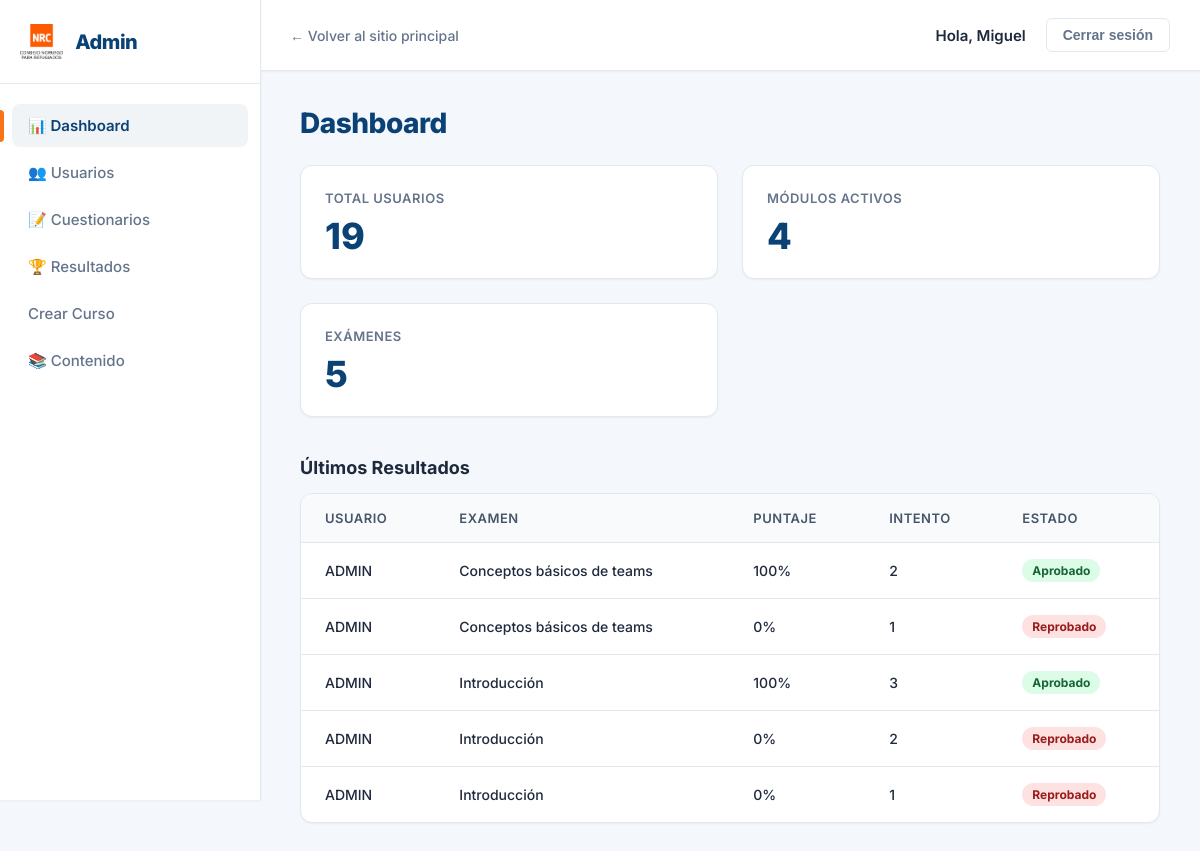
The page /panel/ (signed in) on the database as committed earlier.
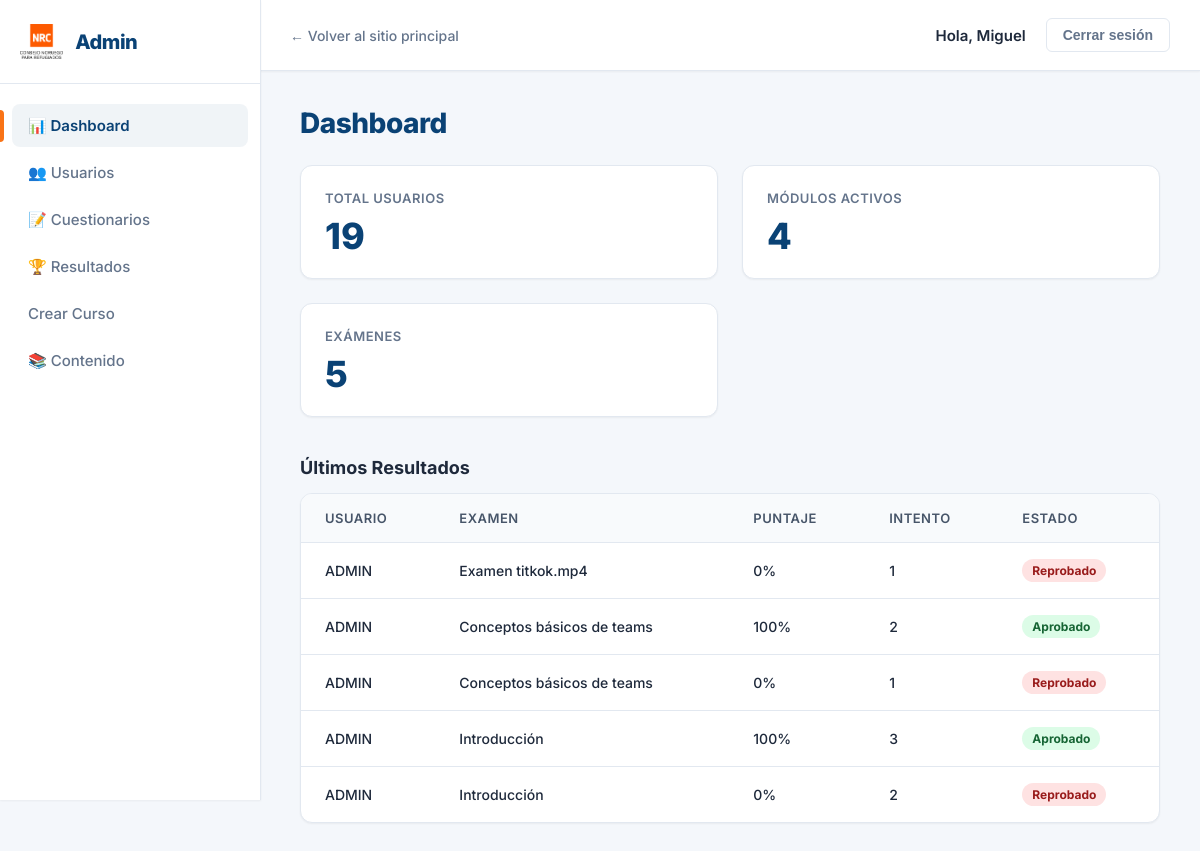
The same page on the database as committed later.
### WebDjango/models.py (models this page shows, shortened)
class ResultadoCuestionario(models.Model):
    usuario = models.ForeignKey(
        User,
        on_delete=models.CASCADE
    )
    examen = models.ForeignKey(
        Examen,
        on_delete=models.CASCADE
    )
    puntaje = models.PositiveIntegerField()
    aprobado = models.BooleanField(
        default=False
    )
    intento = models.PositiveIntegerField(
        default=1
    )
    class Meta:
        unique_together = (
            "usuario",
            "examen",
            "intento"
        )

class User(models.Model):
    nombreUser=models.CharField(max_length=45)
    cargo=models.CharField(max_length=45)
    ROL_idrol=models.ForeignKey("Rol", on_delete=models.CASCADE, null=True, blank=True)
    paisUser=models.ForeignKey("Pais", on_delete=models.CASCADE, null=True, blank=True )
    Unidad_idUnidad=models.ForeignKey("Unidad", on_delete=models.CASCADE, null=True, blank=True)

class Examen(models.Model):
    video = models.OneToOneField(videos,
        on_delete=models.CASCADE,
        related_name="examen"
    )
    tituloExamen = models.CharField(max_length=200)

### WebDjango/views.py (the view)
# urls.py: path('panel/', views.panel_dashboard, name='panel_dashboard'),
@staff_member_required
def panel_dashboard(request):
    total_usuarios = AuthUser.objects.count()
    total_modulos = Modulo.objects.count()
    total_examenes = Examen.objects.count()
    ultimos_resultados = ResultadoCuestionario.objects.select_related('usuario', 'examen').order_by('-id')[:5]
    return render(request, 'admin_panel/dashboard.html', {
        'total_usuarios': total_usuarios,
        'total_modulos': total_modulos,
        'total_examenes': total_examenes,
        'ultimos_resultados': ultimos_resultados
    })

### templates/admin_panel/dashboard.html (shortened to what this page needs)
{% extends 'admin_panel/base_panel.html' %}
{% block content %}
    <h1>Dashboard</h1>
    <div class="card-grid">
        <div class="kpi-card">
            <div class="kpi-title">Total Usuarios</div>
            <div class="kpi-value">{{ total_usuarios }}</div>
        </div>
        <div class="kpi-card">
            <div class="kpi-title">Módulos Activos</div>
            <div class="kpi-value">{{ total_modulos }}</div>
        </div>
        <div class="kpi-card">
            <div class="kpi-title">Exámenes</div>
            <div class="kpi-value">{{ total_examenes }}</div>
        </div>
    </div>
    <h3>Últimos Resultados</h3>
    <div class="table-container">
        <table>
            <thead>
                <tr>
                    <th>Usuario</th>
                    <th>Examen</th>
                    <th>Puntaje</th>
                    <th>Intento</th>
                    <th>Estado</th>
                </tr>
            </thead>
            <tbody>
                {% for res in ultimos_resultados %}
                <tr>
                    <td>{{ res.usuario.nombreUser }}</td>
                    <td>{{ res.examen.tituloExamen }}</td>
                    <td>{{ res.puntaje }}%</td>
                    <td>{{ res.intento }}</td>
                    <td>
                        {% if res.aprobado %}
                            <span class="badge success">Aprobado</span>
                        {% else %}
                            <span class="badge danger">Reprobado</span>
                        {% endif %}
                    </td>
                </tr>
                {% empty %}
                <tr>
                    <td colspan="5" class="text-center text-muted" style="padding: 30px;">No hay resultados recientes.</td>
                </tr>
                {% endfor %}
            </tbody>
        </table>
    </div>
{% endblock %}

Rows that differ between the two databases and show on the page:
no longer on this page (row unchanged): ResultadoCuestionario: usuario.nombreUser "ADMIN", examen.tituloExamen "Introducción", puntaje "0", intento "1", aprobado "Reprobado"
added ResultadoCuestionario: usuario.nombreUser "ADMIN", examen.tituloExamen "Examen titkok.mp4", puntaje "0", intento "1", aprobado "Reprobado"
